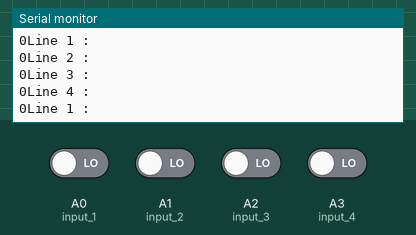
A sketch run on a simulated Arduino Uno, built with avr-gcc and run on an emulated ATmega328P. Shown: the last lines printed to the serial monitor. The inputs (shaded band) are chosen by the test bench; at power-on: A0 (input_1), A1 (input_2), A2 (input_3), A3 (input_4) LOW.

Above: at 1.2 s.
1.3 s: A0 (input_1) driven HIGH
2.8 s: A1 (input_2) driven HIGH
At 3.6 s:
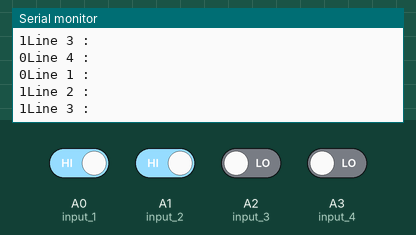
5.8 s: A2 (input_3) driven HIGH
At 6.4 s:
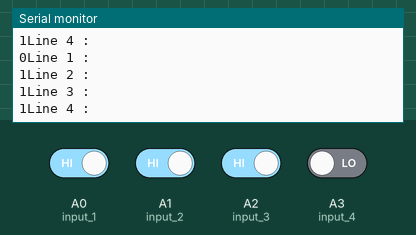
8.8 s: A3 (input_4) driven HIGH
Timing chart, 0 to 11.8 s (numbered marks = the images above; inputs shaded):
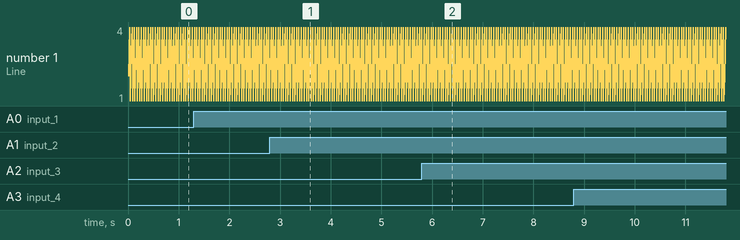

Measured:
- after the input at 2.8 s, the serial monitor: prints a new line after 0.10 s (image 1)
- after the input at 5.8 s, the serial monitor: prints a new line after 0.09 s (image 2)

The sketch:

Scanner.ino
```cpp
#define __USING_1
#define __USING_2
#define __USING_3
#define __USING_4

#ifdef __USING_1
#if defined(__AVR_ATmega168__) || defined(__AVR_ATmega328P__)
int input_1 = A0; // D14 A0
#elif defined(__AVR_ATmega1280__) || defined(__AVR_ATmega2560__)
int input_1 = 2; // D2
#endif
#endif

#ifdef __USING_2
#if defined(__AVR_ATmega168__) || defined(__AVR_ATmega328P__)
int input_2 = A1; // D15 A1
#elif defined(__AVR_ATmega1280__) || defined(__AVR_ATmega2560__)
int input_2 = 3; // D3
#endif
#endif

#ifdef __USING_3
#if defined(__AVR_ATmega168__) || defined(__AVR_ATmega328P__)
int input_3 = A2; // D16 A2
#elif defined(__AVR_ATmega1280__) || defined(__AVR_ATmega2560__)
int input_3 = 4; // D4
#endif
#endif

#ifdef __USING_4
#if defined(__AVR_ATmega168__) || defined(__AVR_ATmega328P__)
int input_4 = A3; // D17 A3
#elif defined(__AVR_ATmega1280__) || defined(__AVR_ATmega2560__)
int input_4 = 5; // D5
#endif
#endif

// the setup routine runs once when you press reset:
void setup()
{
  // initialize serial communication at 9600 bits per second:
  Serial.begin(9600);
#ifdef __USING_1
  pinMode(input_1, INPUT);
#endif

#ifdef __USING_2
  pinMode(input_2, INPUT);
#endif

#ifdef __USING_3
  pinMode(input_3, INPUT);
#endif

#ifdef __USING_4
  pinMode(input_4, INPUT);
#endif
}

// the loop routine runs over and over again forever:
void loop()
{
  // read the input pin:
#ifdef __USING_1
  int read_input_1 = digitalRead(input_1);
  Serial.println("Line 1 :");
  Serial.print(read_input_1);
#endif

#ifdef __USING_2
  int read_input_2 = digitalRead(input_2);
  Serial.println("Line 2 :");
  Serial.print(read_input_2);
#endif

#ifdef __USING_3
  int read_input_3 = digitalRead(input_3);
  Serial.println("Line 3 :");
  Serial.print(read_input_3);
#endif

#ifdef __USING_4
  int read_input_4 = digitalRead(input_4);
  Serial.println("Line 4 :");
  Serial.print(read_input_4);
#endif

  delay(1); // delay in between reads for stability
}
```
